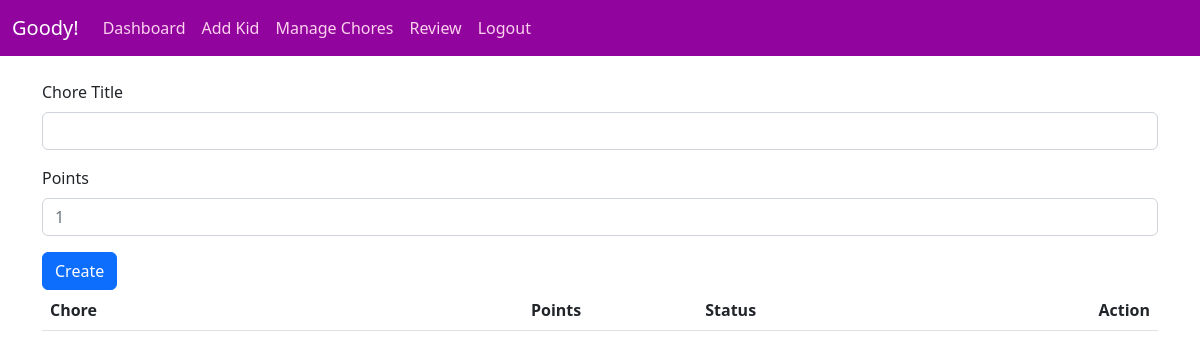
Page /parents/chores (signed in) on the earlier database version.
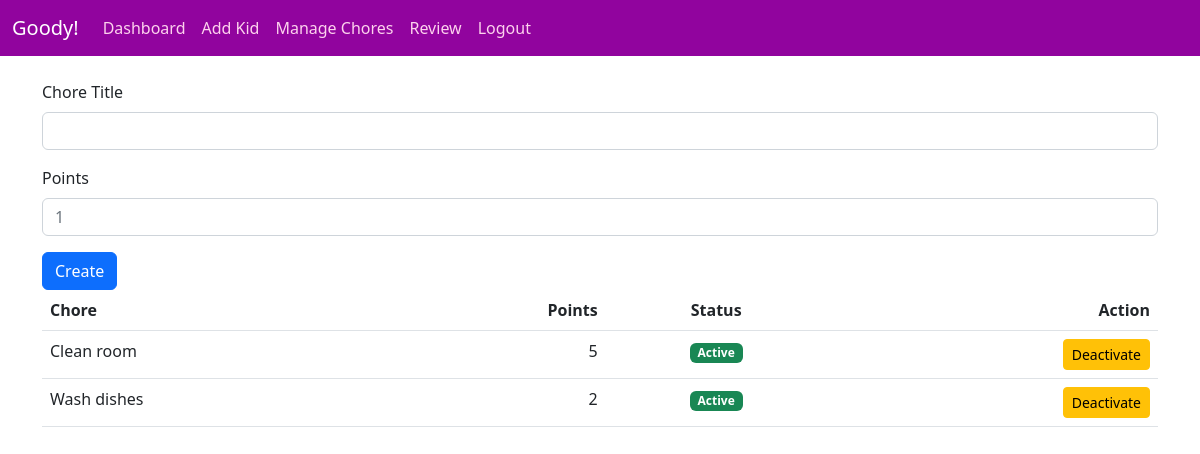
Same page on the later database version.
### tables this page shows
CREATE TABLE chore_templates (
  id INTEGER PRIMARY KEY AUTOINCREMENT,
  household_id INTEGER NOT NULL,
  title TEXT NOT NULL,
  points INTEGER NOT NULL DEFAULT 1,
  active TEXT NOT NULL DEFAULT 'Y' CHECK(active IN ('Y','N')),
  created_on DATETIME DEFAULT CURRENT_TIMESTAMP,
  created_by INTEGER NOT NULL,
  FOREIGN KEY(household_id) REFERENCES households(id),
  FOREIGN KEY(created_by) REFERENCES users(id)
);

### app.py (the view, shortened to what this page needs)
@app.route("/parents/chores", methods=["GET", "POST"])
def parents_chores():
    parent = get_current_user()
    if not parent:
        return redirect(url_for("login"))
    if parent["role"] != "parent":
        abort(403)
    if not parent["household_id"]:
        return redirect(url_for("households"))
    with get_db_connection() as conn:
        cursor = conn.cursor()
        cursor.execute("SELECT id, title, points, active FROM chore_templates WHERE household_id = ? ORDER BY active DESC, title", (parent["household_id"],))
        chores = cursor.fetchall()
    return render_template("parent-chores.html", chores=chores)

### app.py (called while the page is built)
def get_db_connection():
    conn = sqlite3.connect("choretracker.db")
    conn.row_factory = sqlite3.Row
    conn.execute("PRAGMA foreign_keys = ON")
    return conn

def get_current_user():
    if hasattr(g, "current_user"):
        return g.current_user
    user_id = session.get("user_id")
    if not user_id:
        g.current_user = None
        return None
    with get_db_connection() as conn:
        cursor = conn.cursor()
        cursor.execute("SELECT * FROM users WHERE id = ?", (user_id,))
        g.current_user = cursor.fetchone()
        return g.current_user

@app.context_processor
def inject_user():
    return {"current_user": get_current_user()}

### templates/parent-chores.html (shortened to what this page needs)
{% extends "layout.html" %}
{% block content %}
    <form method="post">
        <div class="mb-3">
            <label for="choretitle" class="form-label">Chore Title</label>
            <input class="form-control" id="choretitle" name="choretitle" type="text">
        </div>
        <div class="mb-3">
            <label for="chorepoints" class="form-label">Points</label>
            <input class="form-control" id="chorepoints" name="chorepoints" placeholder="1" type="number" min="1">
        </div>
        <div>
            <button class="btn btn-primary" type="submit">Create</button>
        </div>
    </form>
    <table class="table">
        <thead>
            <tr>
                <th class="text-start">Chore</th>
                <th class="text-end">Points</th>
                <th class="text-center">Status</th>
                <th class="text-end">Action</th>
            </tr>
        </thead>
        <tbody>
                {% for chore in chores %}
                <tr>
                    <td class="text-start">{{  chore.title  }}</td>
                    <td class="text-end">{{  chore.points  }}</td>
                    <td class="text-center">
                        {% if chore.active == 'Y' %}
                            <span class="badge bg-success">Active</span>
                        {% else %}
                            <span class="badge bg-secondary">Inactive</span>
                        {% endif %}
                    </td>
                    <td class="text-end">
                        <form method="post" action="{{ url_for('toggle_chore', chore_id=chore.id) }}">
                            <button class="btn btn-sm {% if chore.active == 'Y' %}btn-warning{% else %}btn-success{% endif %}" type="submit">
                                {% if chore.active == 'Y' %}
                                    Deactivate
                                {% else %}
                                    Activate
                                {% endif %}
                            </button>
                        </form>
                    </td>
                </tr>
                {% endfor %}
        </tbody>
    </table>
{% endblock %}

Differences in the rows shown:
added chore_templates: title "Clean room", points "5", active "Active"
added chore_templates: title "Wash dishes", points "2", active "Active"
